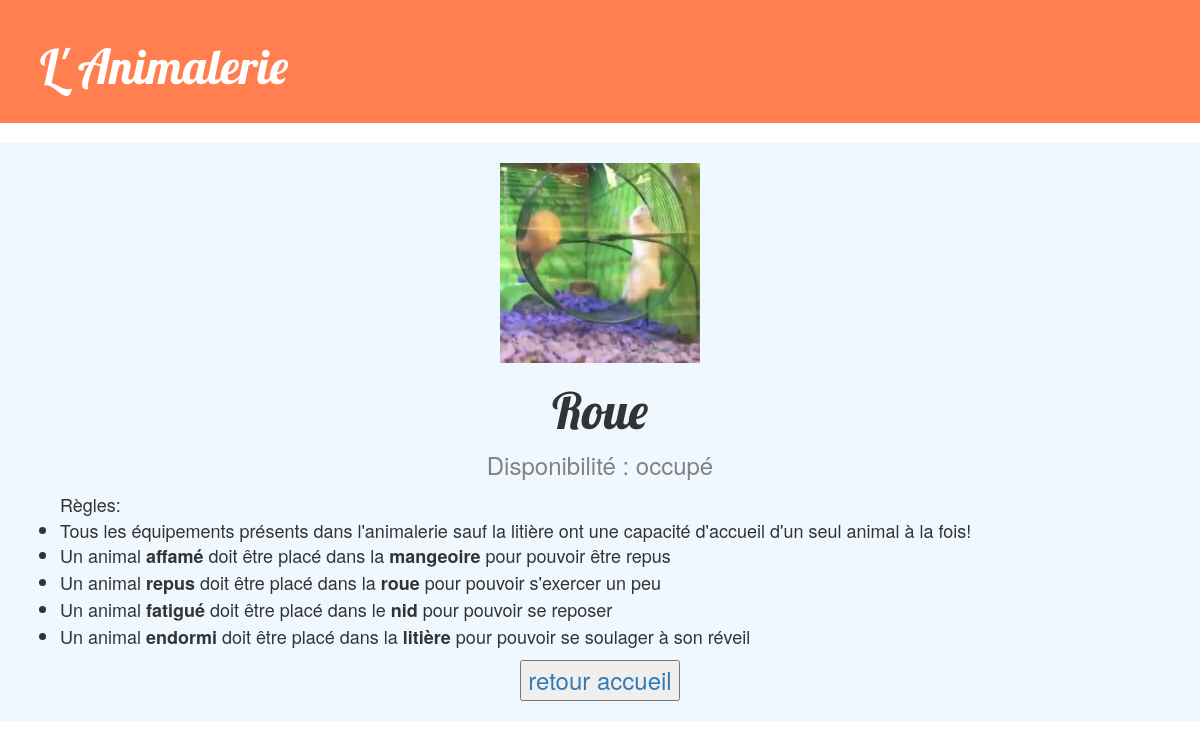
The app's page /equipement/Roue/ with its own data.
### animalerie/models.py (models this page shows, shortened)
class Equipement(models.Model):
    id_equip = models.CharField(max_length=20, primary_key=True)
    disponibilite = models.CharField(max_length=20)
    photo = models.CharField(max_length=200)

### animalerie/views.py (the view)
# urls.py: path("equipement/<str:pk>/", views.equipment_detail, name="equipment_detail"),
def equipment_detail(request, pk):
    equi = get_object_or_404(Equipement, pk=pk)
    return render(request, "animalerie/equipment_detail.html", {"equipment": equi})

### animalerie/templates/animalerie/equipment_detail.html (shortened to what this page needs)
{% extends 'animalerie/base.html' %}
{% load static %}
{% block 1 %}
<link rel="stylesheet" href="{% static 'css/equip_detail.css' %}">
<div id="equipdesc">
    <img id="photo" src={% static equipment.photo %}>
    <h1 id="titredesc">{{ equipment.id_equip }}</h1>
    <p class="dispo">Disponibilité : {{ equipment.disponibilite }}</p>
    <ul class="liste">Règles:
        <li>Tous les équipements présents dans l'animalerie sauf la litière ont une capacité d'accueil d'un seul
            animal à la fois!
        </li>
        <li>
            Un animal <b>affamé</b> doit être placé dans la <b>mangeoire</b> pour pouvoir être repus
        </li>
        <li>
            Un animal <b>repus</b> doit être placé dans la <b>roue</b> pour pouvoir s'exercer un peu
        </li>
        <li>
            Un animal <b>fatigué</b> doit être placé dans le <b>nid</b> pour pouvoir se reposer
        </li>
        <li>
            Un animal <b>endormi</b> doit être placé dans la <b>litière</b> pour pouvoir se soulager à son réveil
        </li>
    </ul>
    <button><a href="{% url 'accueil' %}">retour accueil</a></button>
</div>
{% endblock %}

### animalerie/static/css/animalerie.css (style rules this page uses)
h1, h2, h3, h4 { font-family: 'Lobster', cursive; }
.dispo, .lieu { color: #828282; }
#titredesc { font-size: 50px; }
#equipdesc, #animaldesc { margin-top: 20px; text-align: center; font-size: x-large; }

### animalerie/static/css/equip_detail.css (style rules this page uses)
.liste { font-size: large; text-align: left; }
#equipdesc { margin-top: 20px; text-align: center; font-size: x-large; background-color: aliceblue; padding: 20px; }

### records on screen
Equipement: photo (picture), id_equip "Roue", disponibilite "occupé"
